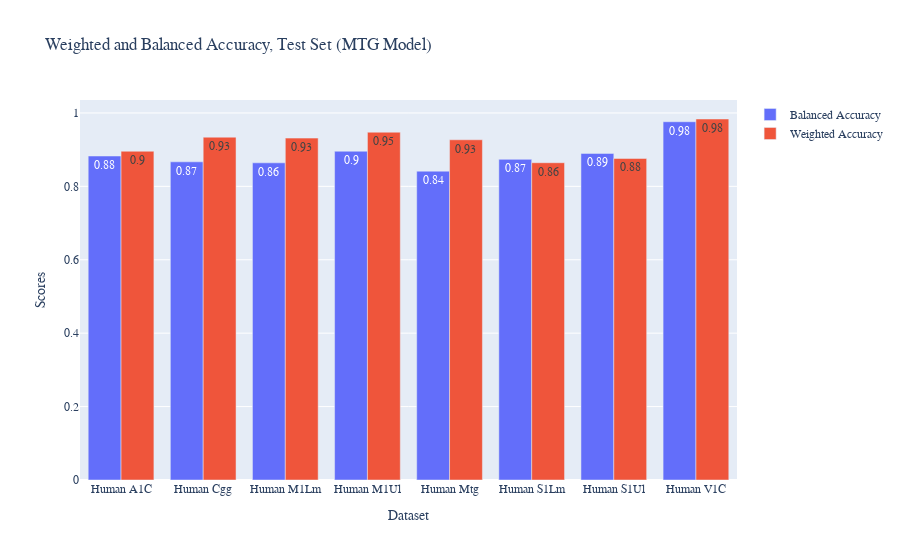

Notebook code for this chart:
### Code cell
df = df.sort_values(by='x')
fig = go.Figure(
    data=[
        go.Bar(
            x=df['x'], 
            y=df['test_balanced_accuracy'], 
            name='Balanced Accuracy',
            text=df['test_balanced_accuracy'].round(2),
            textposition='auto',

        ),
        go.Bar(
            x=df['x'], 
            y=df['test_weighted_accuracy'], 
            name='Weighted Accuracy',
            text=df['test_weighted_accuracy'].round(2),
            textposition='auto',
        )
    ],
    layout=go.Layout(
        title='Weighted and Balanced Accuracy, Test Set (MTG Model)',
        xaxis=dict(title='Dataset'),
        yaxis=dict(title='Scores'),
        font_family="Serif"
    )
)

fig.update_layout(barmode='group')
# fig.write_image('../../ms-thesis/images/ood_metrics/mtg_acc.pdf', scale=3)
fig.show()

### Figure 1 — Plotly figure (JSON) as saved in the notebook; plotly's stock layout.template omitted (floating-point values rounded to 4 significant figures)
{"data": [{"name": "Balanced Accuracy", "text": [0.88, 0.87, 0.86, 0.9, 0.84, 0.87, 0.89, 0.98], "textposition": "auto", "type": "bar", "x": ["Human A1C", "Human Cgg", "Human M1Lm", "Human M1Ul", "Human Mtg", "Human S1Lm", "Human S1Ul", "Human V1C"], "y": [0.8827, 0.8668, 0.8641, 0.8957, 0.8414, 0.8735, 0.8897, 0.976]}, {"name": "Weighted Accuracy", "text": [0.9, 0.93, 0.93, 0.95, 0.93, 0.86, 0.88, 0.98], "textposition": "auto", "type": "bar", "x": ["Human A1C", "Human Cgg", "Human M1Lm", "Human M1Ul", "Human Mtg", "Human S1Lm", "Human S1Ul", "Human V1C"], "y": [0.8957, 0.9339, 0.9314, 0.9475, 0.9269, 0.8644, 0.876, 0.9835]}], "layout": {"barmode": "group", "font": {"family": "Serif"}, "title": {"text": "Weighted and Balanced Accuracy, Test Set (MTG Model)"}, "xaxis": {"title": {"text": "Dataset"}}, "yaxis": {"title": {"text": "Scores"}}}}
